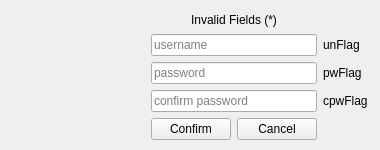
<?xml version="1.0" encoding="UTF-8"?>
<ui version="4.0">
 <class>Login</class>
 <widget class="QDialog" name="Login">
  <property name="geometry">
   <rect>
    <x>0</x>
    <y>0</y>
    <width>380</width>
    <height>150</height>
   </rect>
  </property>
  <property name="windowTitle">
   <string notr="true">Login</string>
  </property>
  <property name="windowIcon">
   <iconset>
    <normaloff>:/res/fff128.png</normaloff>:/res/fff128.png</iconset>
  </property>
  <property name="styleSheet">
   <string notr="true"/>
  </property>
  <widget class="QLabel" name="label_logo">
   <property name="geometry">
    <rect>
     <x>10</x>
     <y>10</y>
     <width>128</width>
     <height>128</height>
    </rect>
   </property>
   <property name="text">
    <string/>
   </property>
   <property name="pixmap">
    <pixmap>:/res/fff128.png</pixmap>
   </property>
  </widget>
  <widget class="QStackedWidget" name="stackedWidget">
   <property name="geometry">
    <rect>
     <x>150</x>
     <y>10</y>
     <width>231</width>
     <height>131</height>
    </rect>
   </property>
   <property name="currentIndex">
    <number>1</number>
   </property>
   <widget class="QWidget" name="page_login">
    <widget class="QWidget" name="layoutWidget">
     <property name="geometry">
      <rect>
       <x>0</x>
       <y>0</y>
       <width>227</width>
       <height>131</height>
      </rect>
     </property>
     <layout class="QGridLayout" name="gridLayout" rowstretch="0,0,0,0,0">
      <item row="4" column="1">
       <widget class="QPushButton" name="pushButton_register">
        <property name="text">
         <string>Register</string>
        </property>
       </widget>
      </item>
      <item row="2" column="0" colspan="2">
       <widget class="QLineEdit" name="lineEdit_username">
        <property name="sizePolicy">
         <sizepolicy hsizetype="Preferred" vsizetype="Maximum">
          <horstretch>0</horstretch>
          <verstretch>0</verstretch>
         </sizepolicy>
        </property>
        <property name="placeholderText">
         <string>username</string>
        </property>
       </widget>
      </item>
      <item row="1" column="0" colspan="2">
       <widget class="QLabel" name="label_loginMsg">
        <property name="enabled">
         <bool>true</bool>
        </property>
        <property name="sizePolicy">
         <sizepolicy hsizetype="Preferred" vsizetype="Preferred">
          <horstretch>0</horstretch>
          <verstretch>0</verstretch>
         </sizepolicy>
        </property>
        <property name="font">
         <font>
          <pointsize>10</pointsize>
         </font>
        </property>
        <property name="styleSheet">
         <string notr="true">border-radius: 25px</string>
        </property>
        <property name="text">
         <string>loginMsg</string>
        </property>
        <property name="alignment">
         <set>Qt::AlignCenter</set>
        </property>
       </widget>
      </item>
      <item row="3" column="0" colspan="2">
       <widget class="QLineEdit" name="lineEdit_password">
        <property name="sizePolicy">
         <sizepolicy hsizetype="Preferred" vsizetype="Maximum">
          <horstretch>0</horstretch>
          <verstretch>0</verstretch>
         </sizepolicy>
        </property>
        <property name="echoMode">
         <enum>QLineEdit::Password</enum>
        </property>
        <property name="placeholderText">
         <string>password</string>
        </property>
       </widget>
      </item>
      <item row="3" column="2">
       <widget class="QCheckBox" name="checkBox_showPW">
        <property name="text">
         <string>Show</string>
        </property>
       </widget>
      </item>
      <item row="4" column="0">
       <widget class="QPushButton" name="pushButton_login">
        <property name="text">
         <string>Login</string>
        </property>
       </widget>
      </item>
      <item row="1" column="2">
       <spacer name="verticalSpacer">
        <property name="orientation">
         <enum>Qt::Vertical</enum>
        </property>
        <property name="sizeHint" stdset="0">
         <size>
          <width>20</width>
          <height>40</height>
         </size>
        </property>
       </spacer>
      </item>
     </layout>
    </widget>
   </widget>
   <widget class="QWidget" name="page_register">
    <widget class="QWidget" name="layoutWidget1">
     <property name="geometry">
      <rect>
       <x>1</x>
       <y>1</y>
       <width>221</width>
       <height>129</height>
      </rect>
     </property>
     <layout class="QGridLayout" name="gridLayout_2">
      <item row="2" column="2">
       <widget class="QLabel" name="label_passwordReg">
        <property name="sizePolicy">
         <sizepolicy hsizetype="Preferred" vsizetype="Preferred">
          <horstretch>0</horstretch>
          <verstretch>0</verstretch>
         </sizepolicy>
        </property>
        <property name="text">
         <string>pwFlag</string>
        </property>
       </widget>
      </item>
      <item row="1" column="2">
       <widget class="QLabel" name="label_usernameReg">
        <property name="sizePolicy">
         <sizepolicy hsizetype="Preferred" vsizetype="Preferred">
          <horstretch>0</horstretch>
          <verstretch>0</verstretch>
         </sizepolicy>
        </property>
        <property name="text">
         <string>unFlag</string>
        </property>
       </widget>
      </item>
      <item row="4" column="0">
       <widget class="QPushButton" name="pushButton_confirmReg">
        <property name="text">
         <string>Confirm</string>
        </property>
       </widget>
      </item>
      <item row="3" column="2">
       <widget class="QLabel" name="label_confirmPassword">
        <property name="sizePolicy">
         <sizepolicy hsizetype="Preferred" vsizetype="Preferred">
          <horstretch>0</horstretch>
          <verstretch>0</verstretch>
         </sizepolicy>
        </property>
        <property name="text">
         <string>cpwFlag</string>
        </property>
       </widget>
      </item>
      <item row="4" column="1">
       <widget class="QPushButton" name="pushButton_cancelReg">
        <property name="text">
         <string>Cancel</string>
        </property>
       </widget>
      </item>
      <item row="3" column="0" colspan="2">
       <widget class="QLineEdit" name="lineEdit_confirmPassword">
        <property name="sizePolicy">
         <sizepolicy hsizetype="Preferred" vsizetype="Preferred">
          <horstretch>0</horstretch>
          <verstretch>0</verstretch>
         </sizepolicy>
        </property>
        <property name="echoMode">
         <enum>QLineEdit::Password</enum>
        </property>
        <property name="placeholderText">
         <string>confirm password</string>
        </property>
       </widget>
      </item>
      <item row="2" column="0" colspan="2">
       <widget class="QLineEdit" name="lineEdit_passwordReg">
        <property name="sizePolicy">
         <sizepolicy hsizetype="Preferred" vsizetype="Preferred">
          <horstretch>0</horstretch>
          <verstretch>0</verstretch>
         </sizepolicy>
        </property>
        <property name="echoMode">
         <enum>QLineEdit::Password</enum>
        </property>
        <property name="placeholderText">
         <string>password</string>
        </property>
       </widget>
      </item>
      <item row="1" column="0" colspan="2">
       <widget class="QLineEdit" name="lineEdit_usernameReg">
        <property name="sizePolicy">
         <sizepolicy hsizetype="Preferred" vsizetype="Preferred">
          <horstretch>0</horstretch>
          <verstretch>0</verstretch>
         </sizepolicy>
        </property>
        <property name="placeholderText">
         <string>username</string>
        </property>
       </widget>
      </item>
      <item row="0" column="2">
       <spacer name="verticalSpacer_2">
        <property name="orientation">
         <enum>Qt::Vertical</enum>
        </property>
        <property name="sizeHint" stdset="0">
         <size>
          <width>20</width>
          <height>40</height>
         </size>
        </property>
       </spacer>
      </item>
      <item row="0" column="0" colspan="2">
       <widget class="QLabel" name="label_regMsg">
        <property name="text">
         <string>Invalid Fields (*)</string>
        </property>
        <property name="alignment">
         <set>Qt::AlignCenter</set>
        </property>
       </widget>
      </item>
     </layout>
    </widget>
   </widget>
  </widget>
 </widget>
 <resources/>
 <connections/>
</ui>
